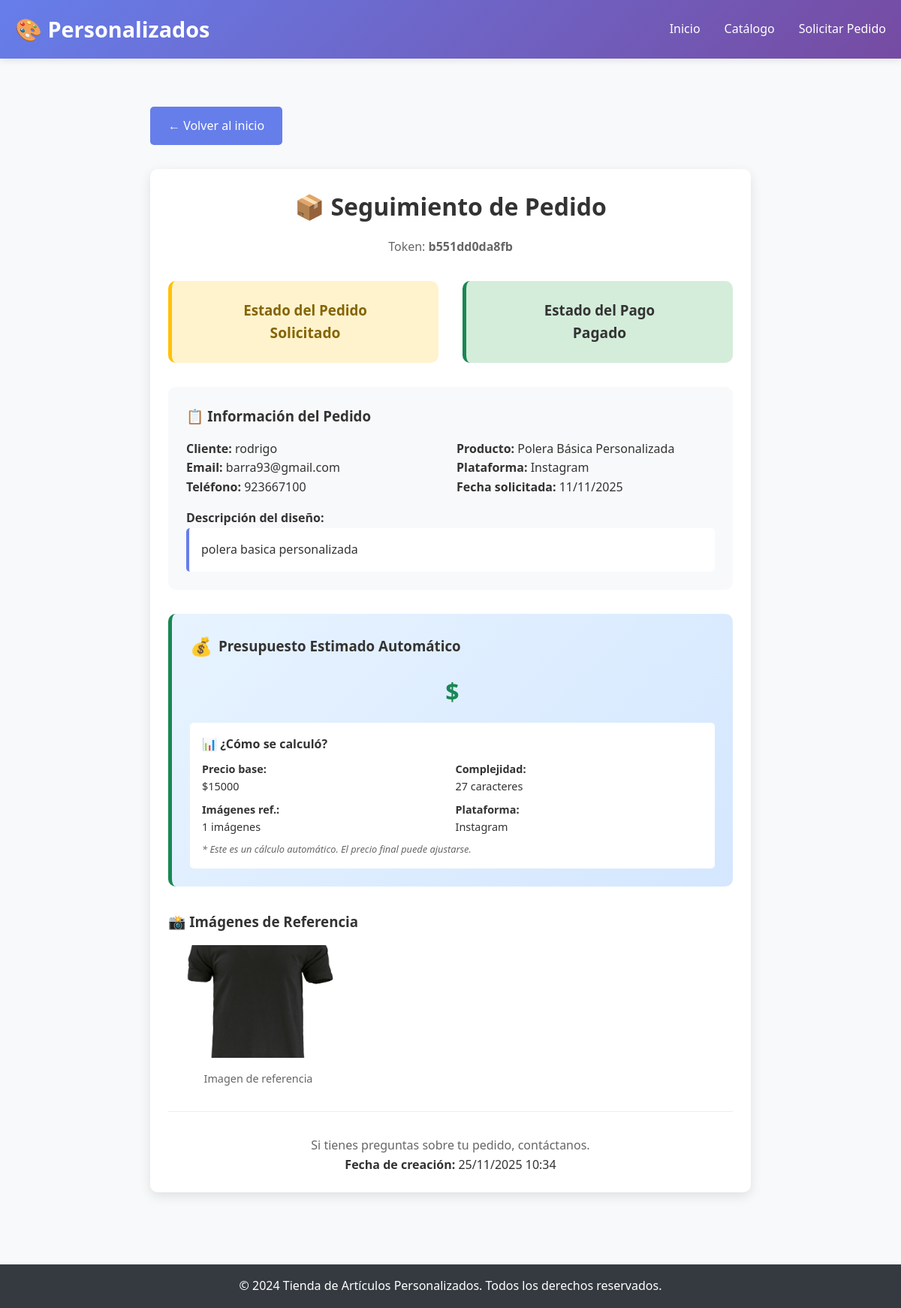
/seguimiento/b551dd0da8fb/, run on an earlier commit of the app's database.
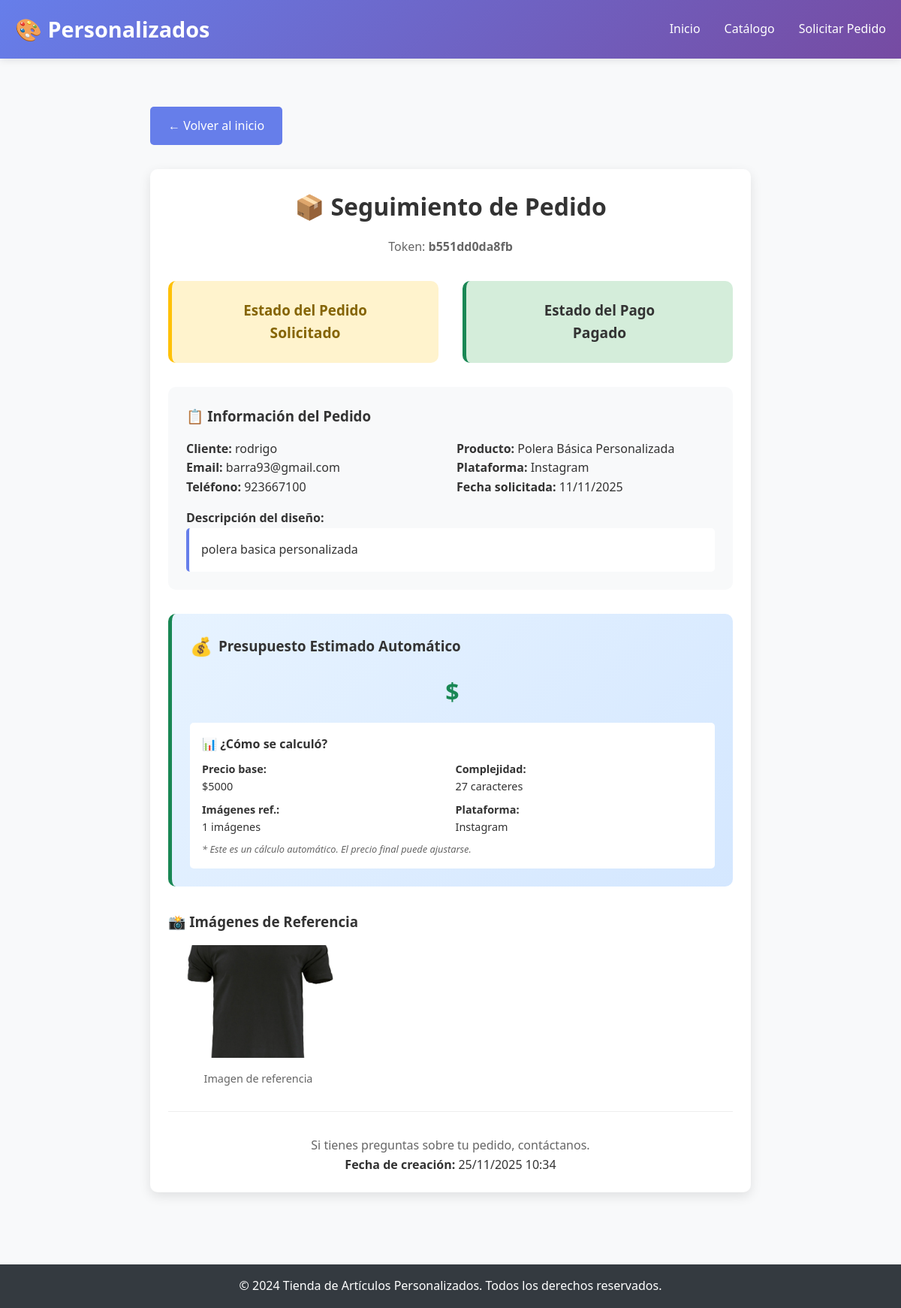
And on a later commit of the database.
### tienda/models.py (models this page shows, shortened)
class Pedido(models.Model):
    ESTADOS_PEDIDO = [
        ('solicitado', 'Solicitado'),
        ('aprobado', 'Aprobado'),
        ('en_proceso', 'En proceso'),
        ('realizado', 'Realizado'),
        ('entregado', 'Entregado'),
        ('finalizado', 'Finalizado'),
        ('cancelado', 'Cancelado'),
    ]
    ESTADOS_PAGO = [
        ('pendiente', 'Pendiente'),
        ('parcial', 'Parcial'),
        ('pagado', 'Pagado'),
    ]
    PLATAFORMAS = [
        ('facebook', 'Facebook'),
        ('instagram', 'Instagram'),
        ('whatsapp', 'WhatsApp'),
        ('sitio_web', 'Sitio Web'),
        ('presencial', 'Presencial'),
        ('otro', 'Otro'),
    ]
    nombre_cliente = models.CharField(max_length=200)
    email = models.EmailField()
    telefono = models.CharField(max_length=20, blank=True, default="")
    red_social = models.CharField(max_length=100, blank=True, default="")
    producto_referencia = models.ForeignKey(Producto, on_delete=models.SET_NULL, null=True, blank=True)
    descripcion_diseno = models.TextField()
    fecha_requerida = models.DateField(null=True, blank=True)
    plataforma = models.CharField(max_length=20, choices=PLATAFORMAS, default='sitio_web')
    estado_pedido = models.CharField(max_length=20, choices=ESTADOS_PEDIDO, default='solicitado')
    estado_pago = models.CharField(max_length=20, choices=ESTADOS_PAGO, default='pendiente')
    token_seguimiento = models.CharField(
        max_length=12,  # Más corto y manejable
        unique=True,
        editable=False,
        blank=True
    )
    fecha_creacion = models.DateTimeField(default=timezone.now)
    fecha_actualizacion = models.DateTimeField(auto_now=True)
    presupuesto_aprobado = models.DecimalField(max_digits=10, decimal_places=2, null=True, blank=True)
    notas_internas = models.TextField(blank=True, default="")
    presupuesto_estimado = models.DecimalField(
        max_digits=10,
        decimal_places=2,
        null=True,
        blank=True,
        verbose_name="Presupuesto estimado"
    )
    class Meta:
        verbose_name = "Pedido"
        verbose_name_plural = "Pedidos"
        ordering = ['-fecha_creacion']

class Producto(models.Model):
    nombre = models.CharField(max_length=200)
    descripcion = models.TextField()
    categoria = models.ForeignKey(Categoria, on_delete=models.CASCADE)
    precio_base = models.DecimalField(max_digits=10, decimal_places=2)
    activo = models.BooleanField(default=True)
    imagen_1 = models.ImageField(upload_to='productos/', blank=True, null=True)
    imagen_2 = models.ImageField(upload_to='productos/', blank=True, null=True)
    imagen_3 = models.ImageField(upload_to='productos/', blank=True, null=True)
    class Meta:
        verbose_name = "Producto"
        verbose_name_plural = "Productos"

### tienda/views.py (the view)
# urls.py: path('seguimiento/<str:token>/', views.seguimiento_pedido, name='seguimiento_pedido'),
def seguimiento_pedido(request, token):
    pedido = get_object_or_404(Pedido, token_seguimiento=token)
    imagenes_referencia = pedido.imagenes_referencia.all()
    return render(request, 'tienda/seguimiento_pedido.html', {
        'pedido': pedido,
        'imagenes_referencia': imagenes_referencia
    })

### templates/tienda/seguimiento_pedido.html (shortened to what the changed rows need)
{% extends 'tienda/base.html' %}
{% block content %}
<div style="max-width: 800px; margin: 0 auto;">
    <div class="card">
        <h1 style="text-align: center; margin-bottom: 1rem;">📦 Seguimiento de Pedido</h1>
        <p style="text-align: center; color: #666; margin-bottom: 2rem;">
            Token: <strong>{{ pedido.token_seguimiento }}</strong>
        </p>
        <div style="display: grid; grid-template-columns: 1fr 1fr; gap: 2rem; margin-bottom: 2rem;">
            <div class="estado-pedido estado-{{ pedido.estado_pedido }}">
                <h3>Estado del Pedido</h3>
                <p style="font-size: 1.2rem; font-weight: bold;">
                    {{ pedido.get_estado_pedido_display }}
                </p>
            </div>
            <div class="estado-pago estado-{{ pedido.estado_pago }}">
                <h3>Estado del Pago</h3>
                <p style="font-size: 1.2rem; font-weight: bold;">
                    {{ pedido.get_estado_pago_display }}
                </p>
            </div>
        </div>
        <div style="background: #f8f9fa; padding: 1.5rem; border-radius: 10px; margin-bottom: 2rem;">
            <div style="display: grid; grid-template-columns: 1fr 1fr; gap: 1rem; margin-top: 1rem;">
                <div>
                    <p><strong>Cliente:</strong> {{ pedido.nombre_cliente }}</p>
                    <p><strong>Email:</strong> {{ pedido.email }}</p>
                    <p><strong>Teléfono:</strong> {{ pedido.telefono|default:"No especificado" }}</p>
                </div>
                <div>
                    <p><strong>Producto:</strong> {{ pedido.producto_referencia.nombre|default:"Diseño personalizado" }}</p>
                    <p><strong>Plataforma:</strong> {{ pedido.get_plataforma_display }}</p>
                    <p><strong>Fecha solicitada:</strong> {{ pedido.fecha_requerida|date:"d/m/Y"|default:"No especificada" }}</p>
                </div>
            </div>
            <div style="margin-top: 1rem;">
                <p><strong>Descripción del diseño:</strong></p>
                <p style="background: white; padding: 1rem; border-radius: 5px; border-left: 4px solid #667eea;">
                    {{ pedido.descripcion_diseno }}
                </p>
            </div>
        </div>
        <div style="background: linear-gradient(135deg, #e7f3ff 0%, #d4e7ff 100%);
                    padding: 1.5rem;
                    border-radius: 10px;
                    margin-bottom: 2rem;
                    border-left: 5px solid #198754;">
            <div style="background: white; padding: 1rem; border-radius: 5px; margin-top: 1rem;">
                <div style="display: grid; grid-template-columns: 1fr 1fr; gap: 0.5rem; font-size: 0.9rem;">
                    <div>
                        <strong>Precio base:</strong><br>
                        ${{ pedido.producto_referencia.precio_base|default:"10.000"|floatformat:"0" }}
                    </div>
                    <div>
                        <strong>Complejidad:</strong><br>
                        {{ pedido.descripcion_diseno|length }} caracteres
                    </div>
                    <div>
                        <strong>Imágenes ref.:</strong><br>
                        {{ pedido.imagenes_referencia.count }} imágenes
                    </div>
                    <div>
                        <strong>Plataforma:</strong><br>
                        {{ pedido.get_plataforma_display }}
                    </div>
                </div>
            </div>
        </div>
        <div style="text-align: center; margin-top: 2rem; padding-top: 2rem; border-top: 1px solid #eee;">
            <p style="color: #666;">Si tienes preguntas sobre tu pedido, contáctanos.</p>
            <p><strong>Fecha de creación:</strong> {{ pedido.fecha_creacion|date:"d/m/Y H:i" }}</p>
        </div>
    </div>
</div>
{% endblock %}

What changed in the data, as far as the page shows it:
changed through a linked row, Pedido "Solicitado": producto_referencia.precio_base "15000" → "5000"
